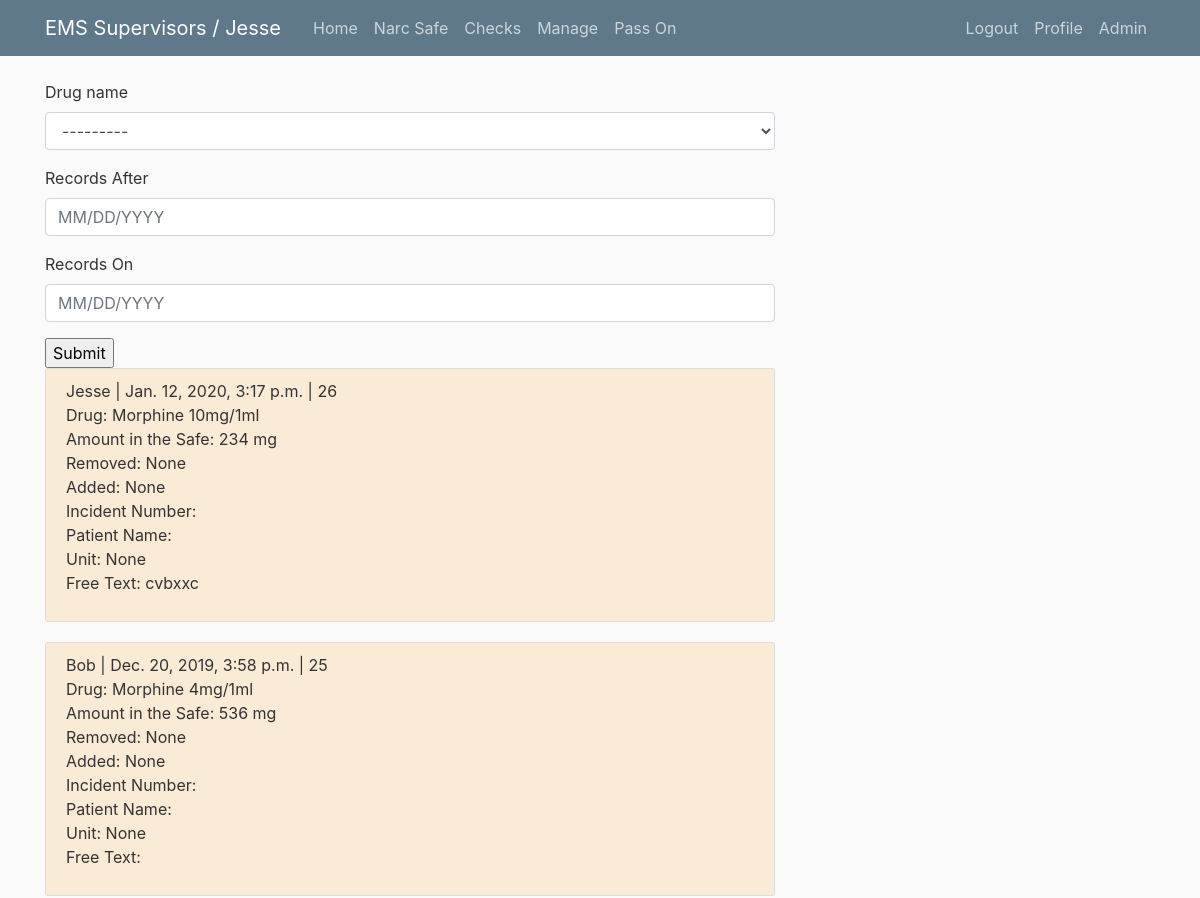
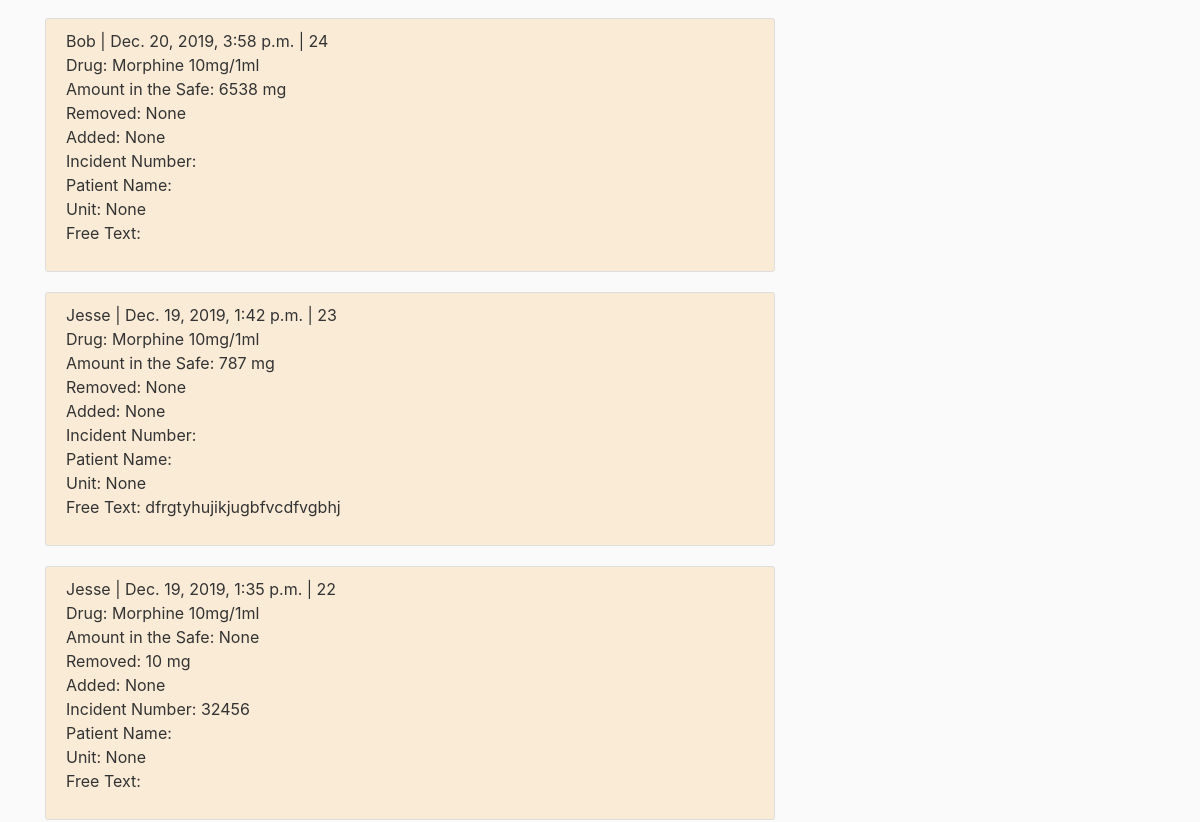
Before: /safe/search/ (signed in, upper part) with the older database file (2 pictures, top to bottom).
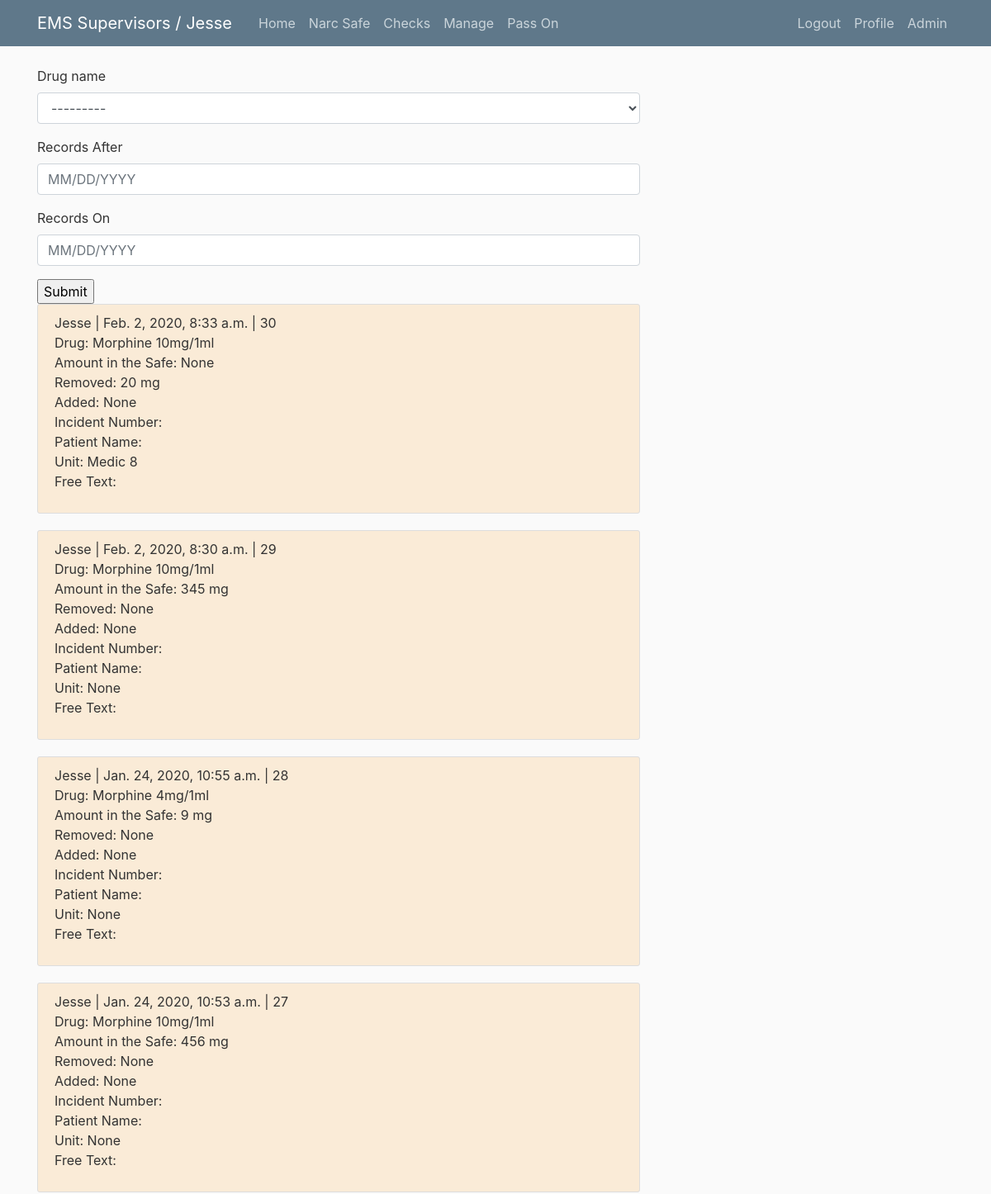
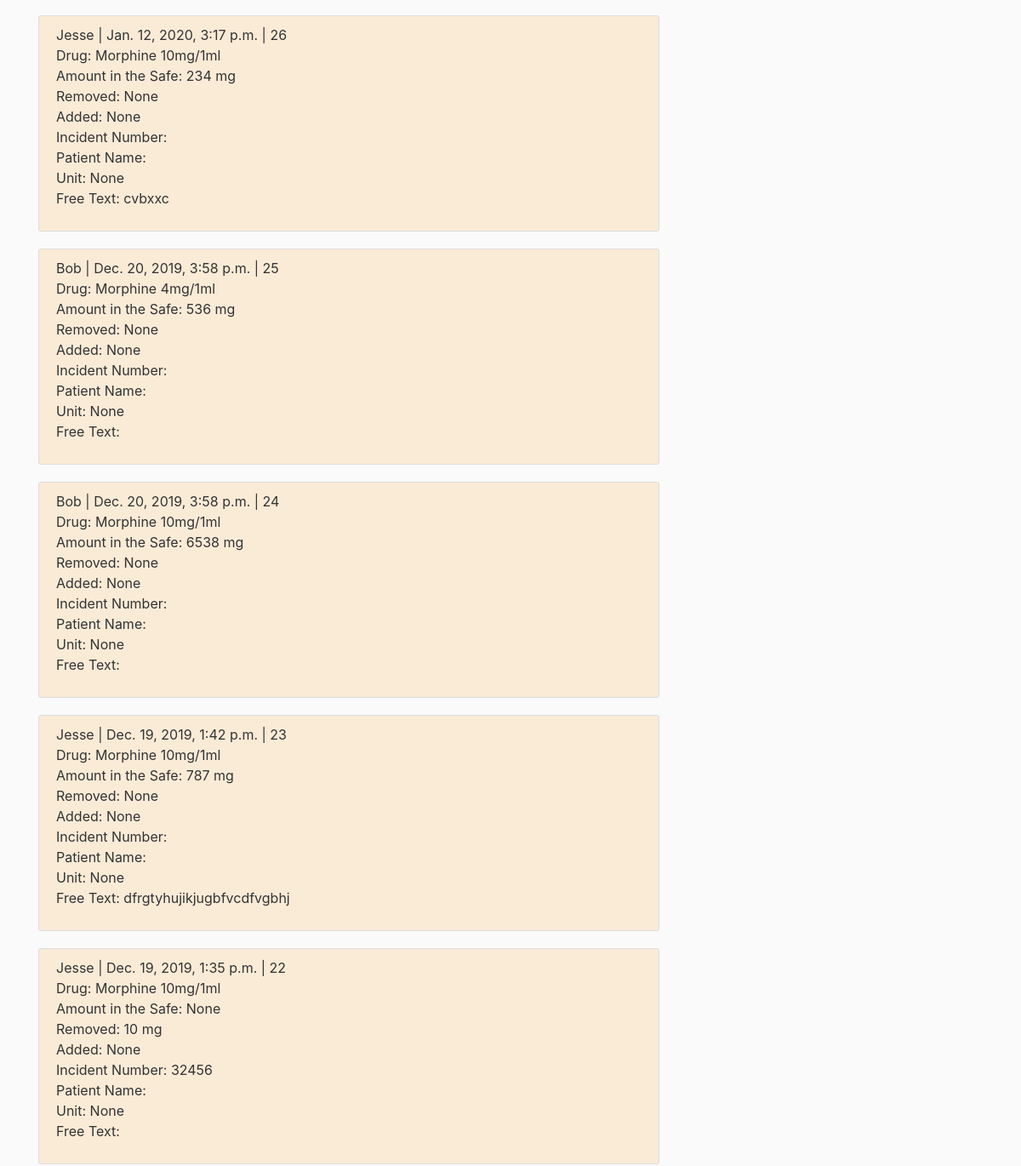
After: the same page with the newer database file (2 pictures, top to bottom).
### safe/models.py (models this page shows, shortened)
class Safe(models.Model):
    user = models.ForeignKey(User, on_delete=models.PROTECT)
    date_created = models.DateTimeField(auto_now=True)
    drug_name = models.ForeignKey('components.Drug', related_name='drug_remove', on_delete=models.PROTECT, default=0, limit_choices_to={'is_active_safe': True})
    amount_removed = models.IntegerField(blank=True, null=True)
    amount_added = models.IntegerField(blank=True, null=True)
    amount_in_safe = models.IntegerField(blank=True, null=True)
    incident_number = models.CharField(max_length=20, default='', blank=True)
    patient_name = models.CharField(max_length=20, default='', blank=True)
    medic_unit = models.ForeignKey('components.MedicUnit', related_name='medic_unit', on_delete=models.PROTECT, blank=True, null=True)
    free_text = models.TextField(default='', blank =True)
    class Meta:
        permissions = (
            ('can_view', "View This"),
            ('can_add', 'Add to the Safe')
            )

### components/models.py (models this page shows, shortened)
class Drug(models.Model):
    name = models.CharField(max_length=40)
    image = models.ImageField(default='default_drug.png', upload_to='drug_pics')
    is_active_safe = models.BooleanField(default=True)
    is_active_unit = models.BooleanField(default=True)
    def __str__(self):
        return self.name

class MedicUnit(models.Model):
    unit_name = models.CharField(max_length=50, default='')
    is_active = models.BooleanField(default=True)
    def __str__(self):
        return self.unit_name

### safe/views.py (the view)
# urls.py: path('safe/search/', search_drug, name='safe_search_view'),
@login_required
def search_drug(request):
    form = DrugSearch(request.GET, queryset=Safe.objects.all().order_by('-date_created'))
    return render(request, 'safe/safe_search.html', {'filter' : form })

### templates/safe/safe_search.html
{% extends 'base.html' %}
{% load crispy_forms_tags %}
{% block content %}
    <form action="" method="get">
        {{ filter.form|crispy }}
        <input type="submit" />
    </form>
    {% for obj in filter.qs %}
    <article class="media content-section" style="background-color: antiquewhite">
    <div class="media-body">
        <p>{{ obj.user|title }} | {{ obj.date_created}} | {{ obj.id }} <br> Drug: {{ obj.drug_name }} <br> Amount in the Safe: {% if obj.amount_in_safe == None %} {{ obj.amount_in_safe }}
        {% else %} {{ obj.amount_in_safe }} mg {% endif %} <br> Removed: {% if obj.amount_removed == None %} {{ obj.amount_removed }}
        {% else %} {{ obj.amount_removed }} mg {% endif %} <br> Added: {% if obj.amount_added == None %} {{ obj.amount_added }}
        {% else %} {{ obj.amount_added }} mg {% endif %} <br> Incident Number: {{ obj.incident_number }} <br> Patient Name: {{ obj.patient_name }} <br> Unit: {{ obj.medic_unit }} <br> Free Text: {{ obj.free_text }}</p>
    </div>
    </article>
    {% endfor %}
{% endblock %}

Changed rows visible on the page:
added Safe: user "Jesse", date_created "Feb. 2, 2020, 8:33 a.m.", id "30", drug_name "Morphine 10mg/1ml", amount_in_safe "None", amount_removed "20", amount_added "None", medic_unit "Medic 8"
added Safe: user "Jesse", date_created "Feb. 2, 2020, 8:30 a.m.", id "29", drug_name "Morphine 10mg/1ml", amount_in_safe "345", amount_removed "None", amount_added "None", medic_unit "None"
added Safe: user "Jesse", date_created "Jan. 24, 2020, 10:55 a.m.", id "28", drug_name "Morphine 4mg/1ml", amount_in_safe "9", amount_removed "None", amount_added "None", medic_unit "None"
added Safe: user "Jesse", date_created "Jan. 24, 2020, 10:53 a.m.", id "27", drug_name "Morphine 10mg/1ml", amount_in_safe "456", amount_removed "None", amount_added "None", medic_unit "None"
